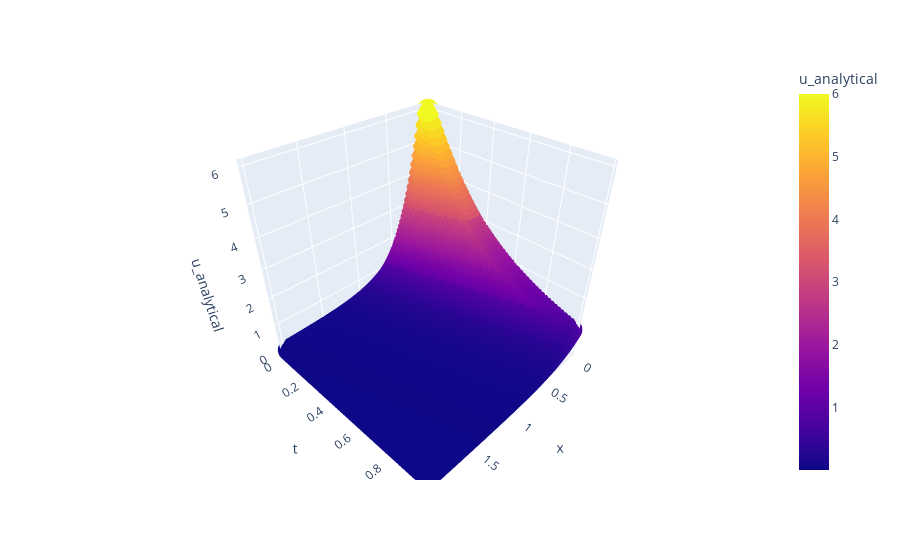

Notebook source saved alongside this figure:
### Code cell
fig = px.scatter_3d(df, x='x', y='t', z='u_analytical',color="u_analytical")
fig.show()

### Figure 1 — Plotly figure (JSON) as saved in the notebook; plotly's stock layout.template omitted (floating-point values rounded to 4 significant figures; data arrays with more than 128 entries replaced by an {"elided": "..."} marker saying what was removed)
{"data": [{"hovertemplate": "x=%{x}<br>t=%{y}<br>u_analytical=%{marker.color}<extra></extra>", "legendgroup": "", "marker": {"color": {"elided": "5000 float values"}, "coloraxis": "coloraxis", "symbol": "circle"}, "mode": "markers", "name": "", "scene": "scene", "showlegend": false, "type": "scatter3d", "x": {"elided": "5000 float values"}, "y": {"elided": "5000 float values"}, "z": {"elided": "5000 float values"}}], "layout": {"coloraxis": {"colorbar": {"title": {"text": "u_analytical"}}, "colorscale": [[0, "#0d0887"], [0.1111, "#46039f"], [0.2222, "#7201a8"], [0.3333, "#9c179e"], [0.4444, "#bd3786"], [0.5556, "#d8576b"], [0.6667, "#ed7953"], [0.7778, "#fb9f3a"], [0.8889, "#fdca26"], [1, "#f0f921"]]}, "legend": {"tracegroupgap": 0}, "margin": {"t": 60}, "scene": {"domain": {"x": [0, 1], "y": [0, 1]}, "xaxis": {"title": {"text": "x"}}, "yaxis": {"title": {"text": "t"}}, "zaxis": {"title": {"text": "u_analytical"}}}}}
